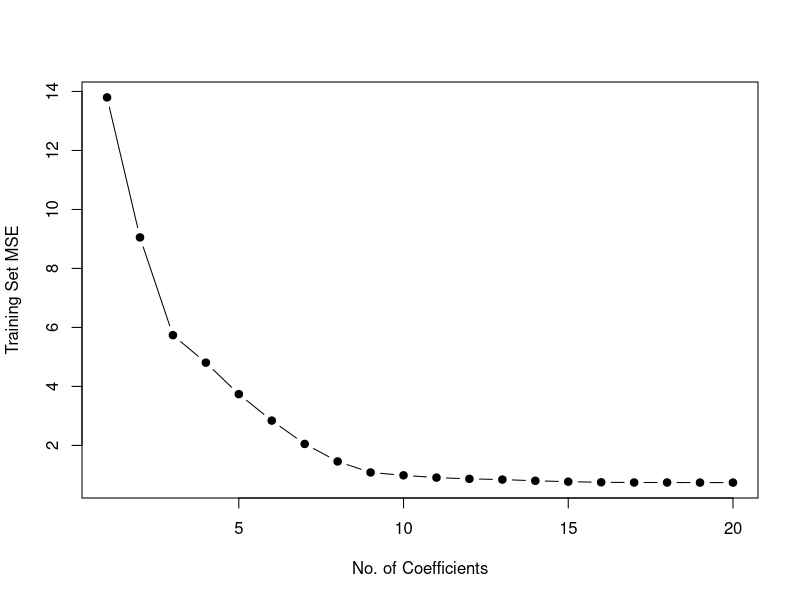
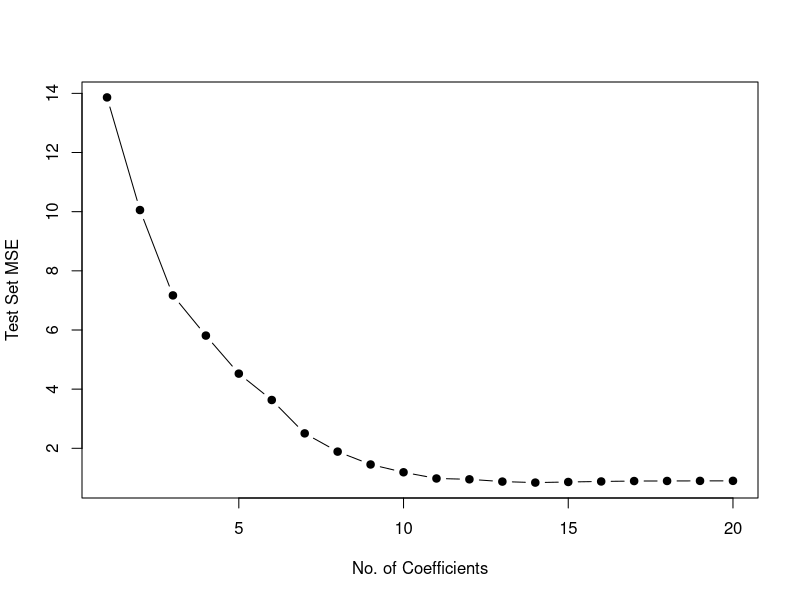
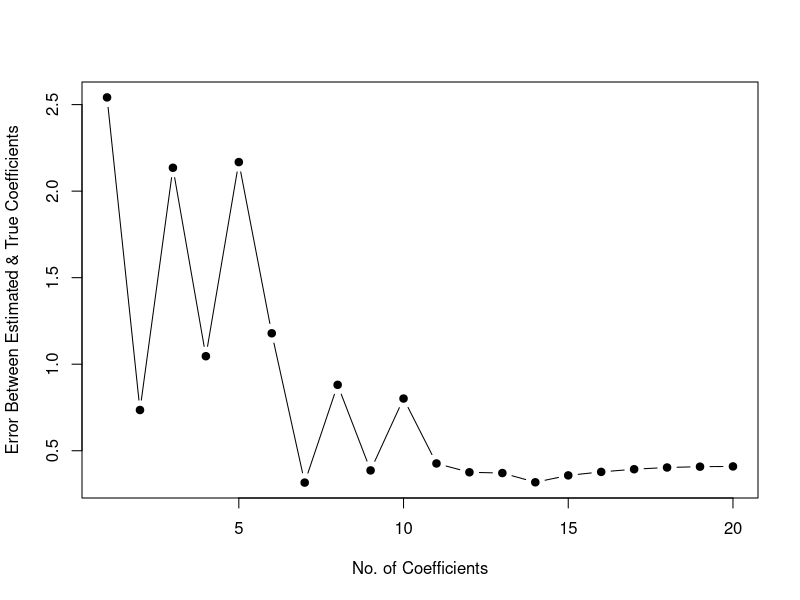

Recreate these plots in R, in order.
## ---- chunk 1
## generate simulated dataset
set.seed(4)
p<-20
n<-1000
x<-matrix(rnorm(n*p),n,p)
head(x)
b<-rnorm(p)
b[2]<-0
b[7]<-0
b[8]<-0
b[9]<-0
b[15]<-0
b[17]<-0
eps<-rnorm(p)
y<-x%*%b+eps
head(y)


## create training and test samples, 100 training obs and 900 test obs
samp<-sample(1:nrow(x),100)
x.train<-x[samp,]
y.train<-y[samp]
x.test<-x[-samp,]
y.test<-y[-samp]


## best subset selection on training set
## use regsubsets
library(leaps)
regfit.full<-regsubsets(y~.,data=data.frame(x=x.train,y=y.train),nvmax=p)
validation.errors<-rep(NA,p)
x.cols<-colnames(x,do.NULL=F,prefix="x.")
for(i in 1:p){
        coefficients<-coef(regfit.full,id=i)
        pred<-as.matrix(x.train[,x.cols%in%names(coefficients)])%*%
                coefficients[names(coefficients)%in%x.cols]
        validation.errors[i]<-mean((y.train-pred)^2)
}
## plot training set MSE with best model of each size
plot(validation.errors,pch=19,type="b",ylab="Training Set MSE",
     xlab="No. of Coefficients")


## plot test set MSE for best model of each size
validation.errors<-rep(NA,p)
for(i in 1:p){
        coeffs<-coef(regfit.full,id=i)
        pred<-as.matrix(x.test[,x.cols%in%names(coeffs)])%*%
                coeffs[names(coeffs)%in%x.cols]
        validation.errors[i]<-mean((y.test-pred)^2)
}
plot(validation.errors,ylab="Test Set MSE",xlab="No. of Coefficients",pch=19,type="b")


## determine which model size minimizes test MSE
which.min(validation.errors)
## ---- chunk 2
set.seed(4)
## observe the coefficients chosen in the best model with lowest test MSE
coef(regfit.full,id=15)

## ---- chunk 3
set.seed(4)
## create plot displaying equation specified in exercise to represent total error between estimated and true coefficients
validation.errors<-rep(NA,p)
a1<-rep(NA,p)
a2<-rep(NA,p)
for(i in 1:p){
        coeffs<-coef(regfit.full,id=i)
        a1[i]<-length(coeffs)-1
        a2[i]<-sqrt(sum((b[x.cols%in%names(coeffs)]
                         -coeffs[names(coeffs)%in%x.cols])^2)+
                            sum(b[!(x.cols%in%names(coeffs))])^2)
}
plot(x=a1,y=a2,xlab="No. of Coefficients",ylab="Error Between Estimated & True Coefficients",type="b",pch=19)
which.min(a2)
## ---- chunk 4
data.frame("Num_of_Coeffs"=order(a2),"Est._and_True_Coeffs_Error"=a2[order(a2)])
